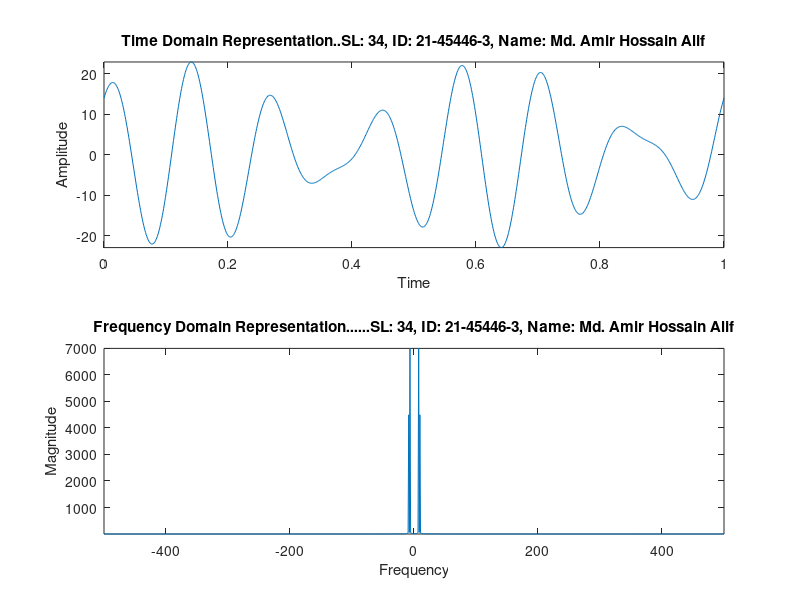
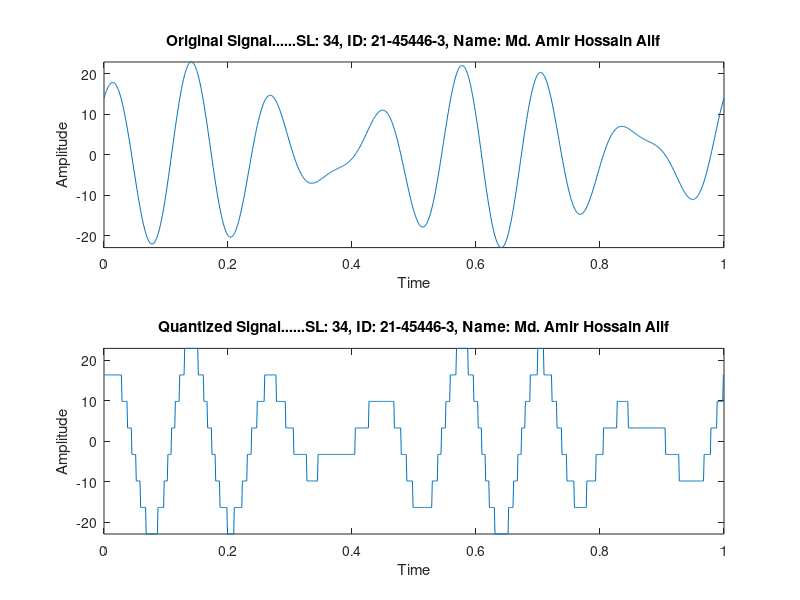

Write the MATLAB code that produced these figures, in order.
% Signal parameters
A = 2; B = 1; C = 4; D = 5; E = 4; F = 4; G = 6; H = 3;

% Calculate amplitudes and frequencies
a1 = A + C + 1;
a2 = A + D + 2;
a3 = A + E + 1;
f1 = A + E + 1;
f2 = A + D + 2;
f3 = A + C + 1;

% Time domain representation
fs = 1000;  % Sampling frequency
t = linspace(0, 1, fs);
x1 = a1 * cos(2*pi*f1*t);
x2 = a2 * sin(2*pi*f2*t);
x3 = a3 * cos(2*pi*f3*t);

signal_x = x1 + x2 + x3;

% Frequency domain representation
N = length(signal_x);
frequencies = linspace(-fs/2, fs/2, N);
signal_X = fftshift(fft(signal_x, N));

% Plotting the signals
figure;

% Time domain plot
subplot(2, 1, 1);
plot(t, signal_x);
title('Time Domain Representation..SL: 34, ID: 21-45446-3, Name: Md. Amir Hossain Alif');
xlabel('Time');
ylabel('Amplitude');
axis tight;

% Frequency domain plot
subplot(2, 1, 2);
plot(frequencies, abs(signal_X));
title('Frequency Domain Representation......SL: 34, ID: 21-45446-3, Name: Md. Amir Hossain Alif');
xlabel('Frequency');
ylabel('Magnitude');
axis tight;

% Quantization
num_levels = 8;
quantized_signal = linspace(min(signal_x), max(signal_x), num_levels);
quantized_signal = interp1(quantized_signal, quantized_signal, signal_x, 'nearest');

% Plotting the quantized signal
figure;
subplot(2, 1, 1);
plot(t, signal_x);
title('Original Signal......SL: 34, ID: 21-45446-3, Name: Md. Amir Hossain Alif');
xlabel('Time');
ylabel('Amplitude');
axis tight;

subplot(2, 1, 2);
plot(t, quantized_signal);
title('Quantized Signal......SL: 34, ID: 21-45446-3, Name: Md. Amir Hossain Alif');
xlabel('Time');
ylabel('Amplitude');
axis tight;